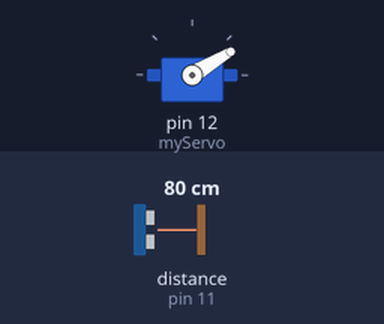
Bench run of a sketch on a simulated Arduino Uno, built with avr-gcc and run on an emulated ATmega328P. On the bench: servo. Wiring (inferred from the names in the program): ultrasonic range finder: trigger pin 10; echo pin 11. Inputs (shaded band) come from the test bench; at power-on: distance to the obstacle (sensor on pin 11) 80 cm. The echo pulse lasts 58.3 µs per cm; what the sketch prints to the serial monitor is not drawn.

Above: at 1.29 s.
1.3 s: distance to the obstacle (sensor on pin 11) set to 2 cm
At 2.3 s:
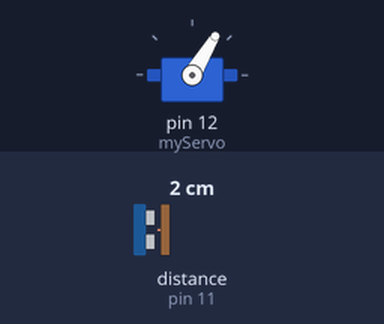
4.3 s: distance to the obstacle (sensor on pin 11) set to 4 cm
At 6.66 s:
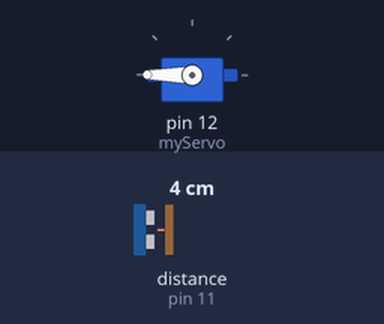
Timing chart, 0 to 13.3 s (numbered marks = the images above; inputs shaded):
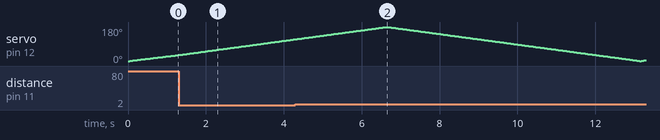

The sketch:

radar.ino
```cpp
// Includes the Servo library
#include <Servo.h>.


// defineste pinii Trig and Echo ai senzorului ultrasonic
const int trigPin = 10;
const int echoPin = 11;


// variabile pentru durata si distanta
long duration;
int distance;
Servo myServo; // creaaza un obiect servo pentr a controla servomotorul
void setup() {
  pinMode(trigPin, OUTPUT); // seteaza trigPin ca si Output
  pinMode(echoPin, INPUT); // seteaza echoPin ca si Input
  Serial.begin(9600);
  myServo.attach(12); // defineste pinul in care este atasat servomotorul
}
void loop() {
  // roteste servomotorul de la 0 la 180 de grade
  for(int i=0;i<=180;i++){
  myServo.write(i);
  delay(35);
  distance = calculateDistance();// foloseste o functie de calculare a distantei masurate de catre senzorul ultrasonic

  Serial.print(i); // trimite gradul curent catre portul Serial
  Serial.print(","); // trimite caracterul aditional langa valoarea anteriaora; necesara in Processing IDE pentru indexare
  Serial.print(distance); // trimite valoarea distantei catre portul Serial
  Serial.print("."); // trimite caracterul aditional langa valoarea anteriaora; necesara in Processing IDE pentru indexare
  }
  // repeta liniile de cod antecedente incepand cu gradul 180 pana la 0
  for(int i=180;i>0;i--){
  myServo.write(i);
  delay(35);
  distance = calculateDistance();
  Serial.print(i);
  Serial.print(",");
  Serial.print(distance);
  Serial.print(".");
  }
}
// functie pentru calcularea distantei masurate de catre senzorul ultrasonic
int calculateDistance(){

  digitalWrite(trigPin, LOW);
  delayMicroseconds(2);
  // Seteaza trigPin pe pozitia HIGH pentru 10 microsecunde
  digitalWrite(trigPin, HIGH);
  delayMicroseconds(10);
  digitalWrite(trigPin, LOW);
  duration = pulseIn(echoPin, HIGH); // citeste echoPin si returneaza timpul de transmisie ale undelor sonore in microsecunde
  distance= duration*0.034/2;
  return distance;
}
```
